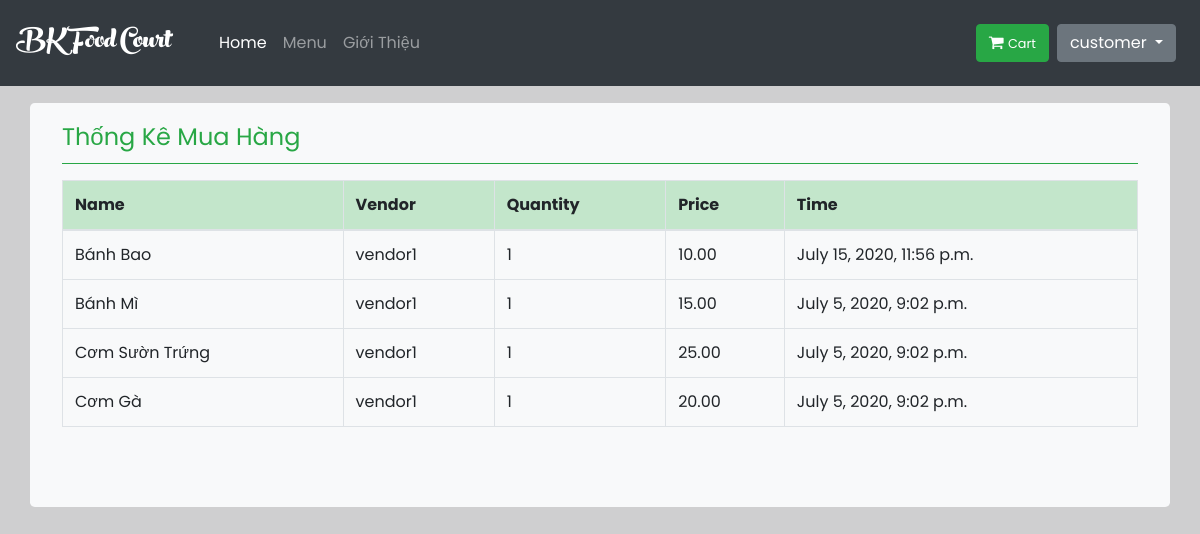
Page /customer-report/ (signed in) on the committed database.
### home/models.py (models this page shows, shortened)
class OrderSuccess(models.Model):
    customer = models.ForeignKey(User, null=True, on_delete=models.CASCADE, limit_choices_to={
        'is_staff': False
    }, related_name='customer_order')
    vendor = models.ForeignKey(User, null=True, on_delete=models.CASCADE, limit_choices_to={
        'is_staff': True,
    }, related_name='vendor_order')
    food = models.CharField(max_length=200)
    quantity = models.IntegerField(default=1)
    price = models.DecimalField(max_digits=10, decimal_places=2)
    date_done = models.DateTimeField(default=timezone.now())
    class Meta:
        ordering = ('-date_done',)
    def get_item_by_customer(self, customer_id):
        try:
            return self.objects.filter(customer_id=customer_id)
        except:
            return None

### menu/views.py (the view)
# urls.py: path('customer-report/', views.customer_report_view, name='customer-report'),
def customer_report_view(request):
    report = OrderSuccess.get_item_by_customer(OrderSuccess,request.user.id)
    context = {
        'orders': report,
    }
    return render(request, 'menu/customer_report.html', context)

### Food/processor.py (called while the page is built)
def context(request):
    return {
        'list': foods.objects.all(),
    }

### templates/menu/customer_report.html (shortened to what this page needs)
{% extends 'home/base.html' %}
{% load tz %}
{% block container %}
<div class="container jumbotron mt-3 pt-3 bg-light">
        <fieldset class="border-bottom border-success mb-3">
            <legend class="text-success">Thống Kê Mua Hàng</legend>
        </fieldset>
        <table class="table table-{1:striped|sm|bordered|hover|inverse} table-inverse table-bordered">
            <thead class="thead-inverse|thead-default table-bordered table-success">
            <tr>
                <th>Name</th>
                <th>Vendor</th>
                <th>Quantity</th>
                <th>Price</th>
                <th>Time</th>
            </tr>
            </thead>
            <tbody>
            {% for order in orders %}
                <tr>
                    <td scope="row">{{ order.food }}</td>
                    <td>{{ order.vendor }}</td>
                    <td>{{ order.quantity }}</td>
                    <td>{{ order.price }}</td>
                    <td>{{ order.date_done }}</td>
                </tr>
            {% endfor %}
            </tbody>
        </table>
    </div>
{% endblock %}

### templates/home/base.html (shortened to what this page needs)
<!DOCTYPE html>
<html lang="en">
<head>
    {% load static %}
    <link rel="stylesheet" href="{% static 'bootstrap/css/bootstrap.min.css' %}">
    <link rel="stylesheet" type="text/css" href="{% static 'home/CSS/style.css' %}"/>
    <link rel="stylesheet" href="https://cdnjs.cloudflare.com/ajax/libs/font-awesome/4.7.0/css/font-awesome.min.css">
    <link rel="stylesheet" href="https://cdnjs.cloudflare.com/ajax/libs/toastr.js/latest/toastr.min.css">
</head>
<body style="padding-top: 65pt">
<nav class="navbar navbar-expand-md navbar-dark bg-dark fixed-top">
    <a href="{% url 'home' %}" class="navbar-brand">
        <div class="logo">
            BK Food Court
        </div>
    </a>
    <div class="collapse navbar-collapse ml-md-4" id="navbarCollapse">
        <div class="navbar-nav">
            <a href="{% url 'home' %}" class="nav-item nav-link active">Home</a>
            <a href="{% url 'menu' %}" class="nav-item nav-link">Menu</a>
            <a href="{% url 'intro' %}" class="nav-item nav-link">Giới Thiệu</a>
        </div>
        <div class="navbar-nav ml-auto">
            {% if user.is_authenticated %} {% if user.is_staff %}
                <a href="{% url 'donhang' %}">
                    <button class="btn btn-warning mr-2"><i class="fa fa-shopping-cart" aria-hidden="true"></i>
                        <small>Đơn Hàng</small>
                    </button>
                </a>
                <div class="dropdown">
                    <button class="btn btn-secondary dropdown-toggle mr-sm-2" type="button" id="dropdownMenuButton"
                            data-toggle="dropdown" aria-haspopup="true" aria-expanded="false">
                        {{ user.get_username }}
                    </button>
                    <div class="dropdown-menu dropdown-menu-right" aria-labelledby="dropdownMenuButton">
                        <a class="dropdown-item" href="{% url 'foodstore' %}">Food Store</a>
                        <a class="dropdown-item" href="{% url 'addfood' %}">Add Food</a>
                        <a class="dropdown-item" href="{% url 'report' %}">Report</a>
                        <a class="dropdown-item" href="{% url 'logout' %}">Đăng xuất</a>
                    </div>
                </div>
            {% else %}
                <a href="{% url 'cart' %}">
                    <button class="btn btn-success mr-2"><i class="fa fa-shopping-cart" aria-hidden="true"></i>
                        <small>Cart</small>
                    </button>
                </a>
                <div class="dropdown">
                    <button class="btn btn-secondary dropdown-toggle mr-sm-2" type="button" id="dropdownMenuButton"
                            data-toggle="dropdown" aria-haspopup="true" aria-expanded="false">
                        {{ user.get_username }}
                    </button>
                </div>
            {% endif %} {% else %}
                <a class="btn btn-secondary nav-item mr-sm-2" href="{% url 'login' %}">Đăng nhập
                </a>
                <a class="btn nav-item btn-outline-light mr-sm-2" href="{% url 'register' %}">Đăng kí
                </a> {% endif %}
        </div>
    </div>
</nav>
 {% block container %} {% endblock container %} {% block script %} {% endblock script %}
</body>
</html>

### static/home/CSS/style.css (style rules this page uses)
html { height: 100%; }
body { font-family: "Poppins", sans-serif; padding: 0pt ; height: 200%; background-color: rgba(175, 175, 177, 0.6); }
.logo { font-family: peachcream !important; font-size: 40px; color: white; transition: 0.9s; }

### rows in the picture
OrderSuccess: food "Bánh Bao", vendor "vendor1", quantity "1", price "10.00", date_done "July 15, 2020, 11:56 p.m."
OrderSuccess: food "Bánh Mì", vendor "vendor1", quantity "1", price "15.00", date_done "July 5, 2020, 9:02 p.m."
OrderSuccess: food "Cơm Sườn Trứng", vendor "vendor1", quantity "1", price "25.00", date_done "July 5, 2020, 9:02 p.m."
OrderSuccess: food "Cơm Gà", vendor "vendor1", quantity "1", price "20.00", date_done "July 5, 2020, 9:02 p.m."

### other values in the picture
{{ user.get_username }} "customer"
